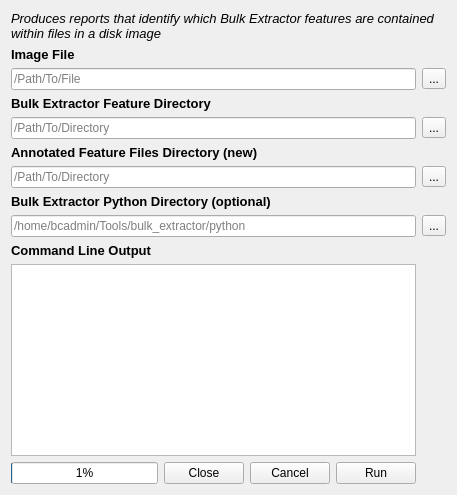
      <widget class="QWidget" name="tab_ann">
       <attribute name="title">
        <string>Annotate BE Reports</string>
       </attribute>
       <layout class="QGridLayout" name="gridLayout_4">
        <item row="5" column="0" colspan="4">
         <widget class="QLabel" name="label_ann_annDir">
          <property name="font">
           <font>
            <pointsize>10</pointsize>
            <weight>75</weight>
            <bold>true</bold>
           </font>
          </property>
          <property name="text">
           <string>Annotated Feature Files Directory (new)</string>
          </property>
         </widget>
        </item>
        <item row="11" column="2">
         <widget class="QPushButton" name="pb_ann_close">
          <property name="sizePolicy">
           <sizepolicy hsizetype="Fixed" vsizetype="Fixed">
            <horstretch>0</horstretch>
            <verstretch>0</verstretch>
           </sizepolicy>
          </property>
          <property name="text">
           <string>Close</string>
          </property>
         </widget>
        </item>
        <item row="6" column="5">
         <widget class="QToolButton" name="toolButton_ann_annDir">
          <property name="text">
           <string>...</string>
          </property>
         </widget>
        </item>
        <item row="9" column="0">
         <widget class="QLabel" name="label_anncmdlineoutput">
          <property name="font">
           <font>
            <pointsize>10</pointsize>
            <weight>75</weight>
            <bold>true</bold>
           </font>
          </property>
          <property name="text">
           <string>Command Line Output</string>
          </property>
         </widget>
        </item>
        <item row="2" column="5">
         <widget class="QToolButton" name="toolButton_ann_image">
          <property name="text">
           <string>...</string>
          </property>
         </widget>
        </item>
        <item row="1" column="0">
         <widget class="QLabel" name="label_ann_image">
          <property name="font">
           <font>
            <pointsize>10</pointsize>
            <weight>75</weight>
            <bold>true</bold>
           </font>
          </property>
          <property name="text">
           <string>Image File</string>
          </property>
         </widget>
        </item>
        <item row="3" column="0" colspan="4">
         <widget class="QLabel" name="label_ann_beFeatDir">
          <property name="font">
           <font>
            <pointsize>10</pointsize>
            <weight>75</weight>
            <bold>true</bold>
           </font>
          </property>
          <property name="text">
           <string>Bulk Extractor Feature Directory</string>
          </property>
         </widget>
        </item>
        <item row="11" column="3">
         <widget class="QPushButton" name="pb_ann_cancel">
          <property name="sizePolicy">
           <sizepolicy hsizetype="Fixed" vsizetype="Fixed">
            <horstretch>0</horstretch>
            <verstretch>0</verstretch>
           </sizepolicy>
          </property>
          <property name="text">
           <string>Cancel</string>
          </property>
         </widget>
        </item>
        <item row="11" column="4">
         <widget class="QPushButton" name="pb_ann_run">
          <property name="sizePolicy">
           <sizepolicy hsizetype="Fixed" vsizetype="Fixed">
            <horstretch>0</horstretch>
            <verstretch>0</verstretch>
           </sizepolicy>
          </property>
          <property name="text">
           <string>Run</string>
          </property>
         </widget>
        </item>
        <item row="2" column="0" colspan="5">
         <widget class="QLineEdit" name="lineEdit_ann_image">
          <property name="text">
           <string/>
          </property>
          <property name="placeholderText">
           <string>/Path/To/File</string>
          </property>
         </widget>
        </item>
        <item row="8" column="0" colspan="5">
         <widget class="QLineEdit" name="lineEdit_ann_bcpyDir">
          <property name="text">
           <string/>
          </property>
          <property name="placeholderText">
           <string>/home/bcadmin/Tools/bulk_extractor/python</string>
          </property>
         </widget>
        </item>
        <item row="4" column="5">
         <widget class="QToolButton" name="toolButton_ann_beFeatDir">
          <property name="text">
           <string>...</string>
          </property>
         </widget>
        </item>
        <item row="7" column="0" colspan="4">
         <widget class="QLabel" name="label_ann_bcpyDir">
          <property name="font">
           <font>
            <pointsize>10</pointsize>
            <weight>75</weight>
            <bold>true</bold>
           </font>
          </property>
          <property name="text">
           <string>Bulk Extractor Python Directory (optional)</string>
          </property>
         </widget>
        </item>
        <item row="0" column="0" colspan="6">
         <widget class="QLabel" name="label_annhdr">
          <property name="font">
           <font>
            <pointsize>10</pointsize>
            <italic>true</italic>
           </font>
          </property>
          <property name="text">
           <string>Produces reports that identify which Bulk Extractor features are contained within files in a disk image</string>
          </property>
          <property name="wordWrap">
           <bool>true</bool>
          </property>
         </widget>
        </item>
        <item row="6" column="0" colspan="5">
         <widget class="QLineEdit" name="lineEdit_ann_annDir">
          <property name="placeholderText">
           <string>/Path/To/Directory</string>
          </property>
         </widget>
        </item>
        <item row="4" column="0" colspan="5">
         <widget class="QLineEdit" name="lineEdit_ann_BeFeatDir">
          <property name="text">
           <string/>
          </property>
          <property name="placeholderText">
           <string>/Path/To/Directory</string>
          </property>
         </widget>
        </item>
        <item row="8" column="5">
         <widget class="QToolButton" name="toolButton_ann_bcpyDir">
          <property name="text">
           <string>...</string>
          </property>
         </widget>
        </item>
        <item row="10" column="0" colspan="5">
         <widget class="QTextEdit" name="textEdit_ann">
          <property name="autoFillBackground">
           <bool>true</bool>
          </property>
          <property name="textInteractionFlags">
           <set>Qt::TextSelectableByKeyboard|Qt::TextSelectableByMouse</set>
          </property>
         </widget>
        </item>
        <item row="11" column="0" colspan="2">
         <widget class="QProgressBar" name="progressBar_ann">
          <property name="value">
           <number>1</number>
          </property>
         </widget>
        </item>
       </layout>
      </widget>
